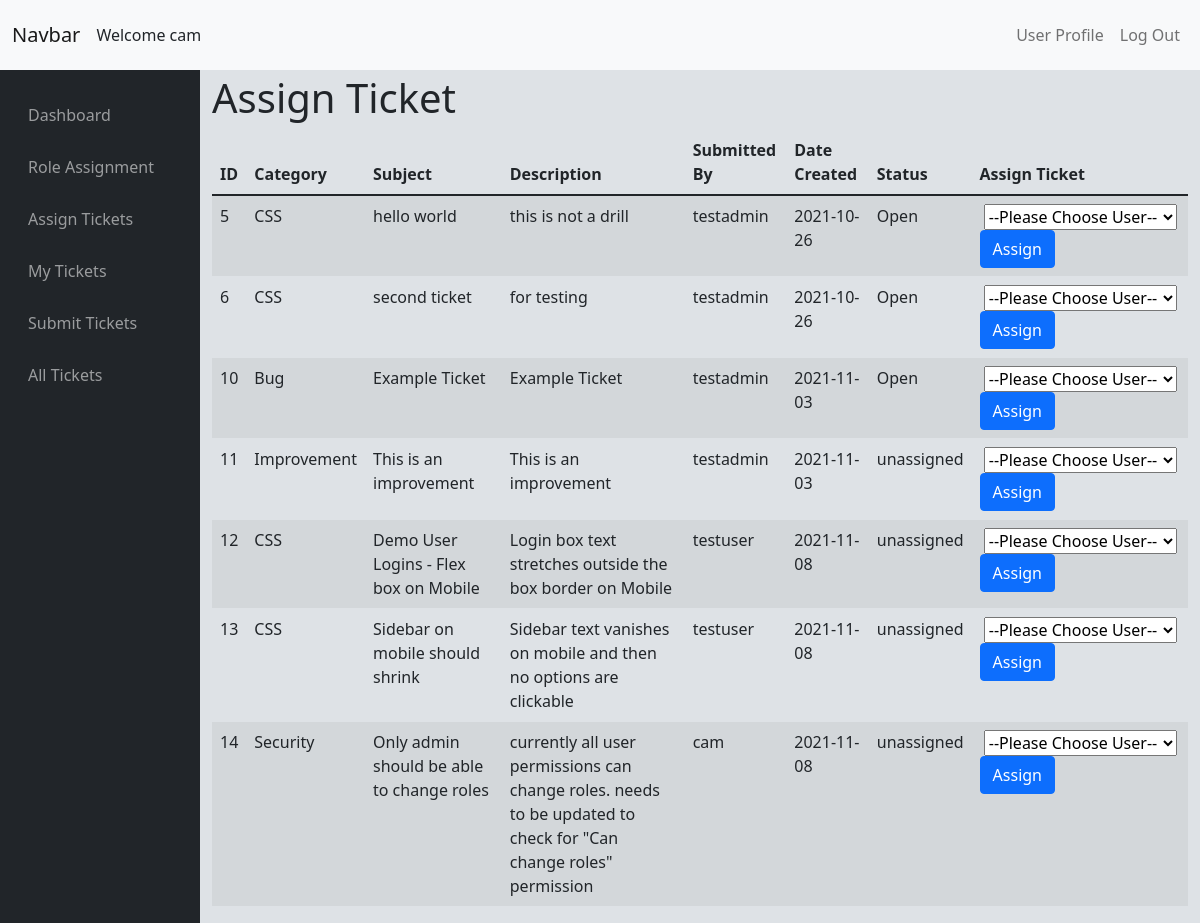
The page /issue/assigntickets (signed in) on the database its author committed.
### tables this page shows
CREATE TABLE "Issues" (
	"issue_id"	INTEGER UNIQUE,
	"issue_category"	TEXT,
	"issue_subject"	TEXT,
	"issue_description"	BLOB,
	"submitter_id"	TEXT,
	"user_assigned_to"	TEXT,
	"date_created"	DATE,
	"issue_status"	TEXT,
	"date_closed"	DATE,
	PRIMARY KEY("issue_id" AUTOINCREMENT)
);

### issueTrackerViews.py (the view, shortened to what this page needs)
@issueTrack.route('/assigntickets', methods=['GET', 'POST'])
@login_required
def assigntickets():
    if not check_permission('CanAssignTickets'):
        return redirect(url_for(".dashboard"))
    else:
        if check_permission('FullAccess'):
            tickets = return_query("SELECT * FROM Issues WHERE NOT issue_status = ?", ("Closed",))
        else:
            tickets = return_query("SELECT * FROM Issues WHERE issue_status = ?", ("unassigned",))
        users = return_query("SELECT Username, Access FROM Users")
        return render_template("assigntickets.html", tickets=tickets, users=users)

### SQLhelpers.py (called while the page is built)
def SQL_connect():
    connection = sqlite3.connect(db)
    connection.row_factory = dict_factory
    return connection

def dict_factory(cursor, row):
    d = {}
    for idx, col in enumerate(cursor.description):
        d[col[0]] = row[idx]
    return d

def return_query(query, options=[]):
    connection = SQL_connect()
    cursor = connection.cursor()
    try:
        if len(options) == 0:
            result = cursor.execute(query)
        else:
            result = cursor.execute(query, options)
        result = result.fetchall()
        return result
    except Exception as err:
        print(f"Error: '{err}'")
    cursor.close()
    connection.close()

def check_permission(permission):
    value = return_query("SELECT * FROM Access WHERE Type = (SELECT Access FROM Users WHERE Username = ?)", (session['user_id'],))
    try:
        result = value[0][permission] == 1
        return result
    except KeyError:
        print(permission + "does not exist")
    return False

### app.py (called while the page is built)
@app.after_request
def after_request(response):
    response.headers["Cache-Control"] = "no-cache, no-store, must-revalidate"
    response.headers["Expires"] = 0
    response.headers["Pragma"] = "no-cache"
    return response

### helpers.py (called while the page is built)
def login_required(f):
    @wraps(f)
    def decorated_function(*args, **kwargs):
        if session.get("user_id") is None:
            return redirect(url_for(".login"))
        return f(*args, **kwargs)
    return decorated_function

### templates/assigntickets.html (shortened to what this page needs)
{% extends "layout.html" %}
{% block main %}
<div class="mt-sm-1">
    <div class='justify-content-center align-items-center'>
        <p class='h1'>Assign Ticket</p>
    </div>
    <table class="table table-striped table-hover" id='table1'>
        <thead>
            <tr>
                <th onclick="sortTable(0)">ID</th>
                <th onclick='sortTable(1)'>Category</th>
                <th onclick='sortTable(2)'>Subject</th>
                <th onclick='sortTable(3)'>Description</th>
                <th onclick='sortTable(4)'>Submitted By</th>
                <th onclick='sortTable(5)'>Date Created</th>
                <th onclick='sortTable(6)'>Status</th>
                <th>Assign Ticket</th>
            </tr>
        </thead>
        <tbody>
            {% for i in tickets %}
            <tr id="ticket_{{i.id}}">
                <td>{{ i.issue_id }}</td>
                <td>{{ i.issue_category }}</td>
                <td>{{ i.issue_subject }}</td>
                <td>{{ i.issue_description }}</td>
                <td>{{ i.submitter_id }}</td>
                <td>{{ i.date_created }}</td>
                <td>{{ i.issue_status }}</td>
                <td>
                    <form action="{{ url_for('.assigntickets') }}" method="post">
                        <select name="people" id="select{{ i.issue_id }}">
                            <option value="">--Please Choose User--</option>
                        </select>
                        <button type='submit' class='btn btn-primary'>Assign</button>
                    </form>
                </td>
            </tr>
            {% endfor %}
        </tbody>
    </table>
</div>
{% endblock %}

### static/styles.css (style rules this page uses)
:root { --topNavHeight: 70px }

### rows shown on the page
Issues: issue_id "5", issue_category "CSS", issue_subject "hello world", issue_description "this is not a drill", submitter_id "testadmin", date_created "2021-10-26", issue_status "Open"
Issues: issue_id "6", issue_category "CSS", issue_subject "second ticket", issue_description "for testing", submitter_id "testadmin", date_created "2021-10-26", issue_status "Open"
Issues: issue_id "10", issue_category "Bug", issue_subject "Example Ticket", issue_description "Example Ticket", submitter_id "testadmin", date_created "2021-11-03", issue_status "Open"
Issues: issue_id "11", issue_category "Improvement", issue_subject "This is an improvement", issue_description "This is an improvement", submitter_id "testadmin", date_created "2021-11-03", issue_status "unassigned"
Issues: issue_id "12", issue_category "CSS", issue_subject "Demo User Logins - Flex box on Mobile", issue_description "Login box text stretches outside the box border on Mobile", submitter_id "testuser", date_created "2021-11-08", issue_status "unassigned"
Issues: issue_id "13", issue_category "CSS", issue_subject "Sidebar on mobile should shrink", issue_description "Sidebar text vanishes on mobile and then no options are clickable", submitter_id "testuser", date_created "2021-11-08", issue_status "unassigned"
Issues: issue_id "14", issue_category "Security", issue_subject "Only admin should be able to change roles", issue_description "currently all user permissions can change roles. needs to be updated to check for \"Can change roles\" permission", submitter_id "cam", date_created "2021-11-08", issue_status "unassigned"

### other values the page prints
{{ session.user_id }} "cam"
